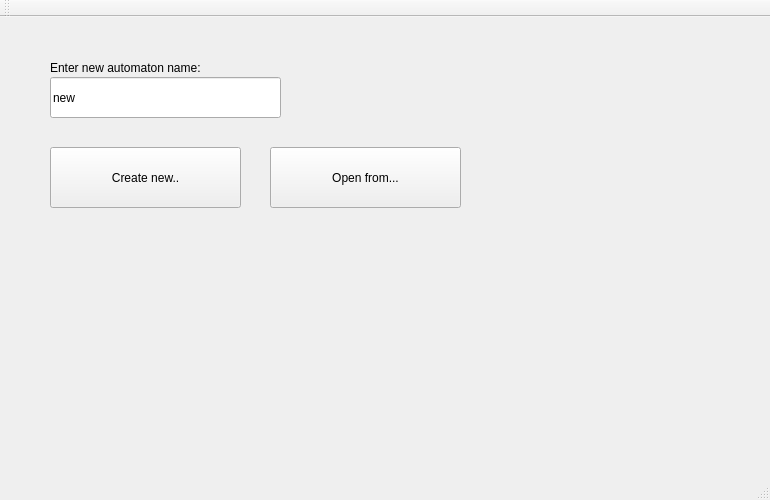
<?xml version="1.0" encoding="UTF-8"?>
<ui version="4.0">
 <class>MainWindow</class>
 <widget class="QMainWindow" name="MainWindow">
  <property name="geometry">
   <rect>
    <x>0</x>
    <y>0</y>
    <width>770</width>
    <height>500</height>
   </rect>
  </property>
  <property name="windowTitle">
   <string>MainWindow</string>
  </property>
  <widget class="QWidget" name="centralWidget">
   <widget class="QLabel" name="label_new_name">
    <property name="geometry">
     <rect>
      <x>50</x>
      <y>40</y>
      <width>231</width>
      <height>21</height>
     </rect>
    </property>
    <property name="text">
     <string>Enter new automaton name:</string>
    </property>
   </widget>
   <widget class="QLineEdit" name="lineEdit_new_name">
    <property name="geometry">
     <rect>
      <x>50</x>
      <y>60</y>
      <width>231</width>
      <height>41</height>
     </rect>
    </property>
    <property name="text">
     <string>new</string>
    </property>
   </widget>
   <widget class="QPushButton" name="pushButton_create_new">
    <property name="geometry">
     <rect>
      <x>50</x>
      <y>130</y>
      <width>191</width>
      <height>61</height>
     </rect>
    </property>
    <property name="text">
     <string>Create new..</string>
    </property>
   </widget>
   <widget class="QPushButton" name="pushButton_open_from">
    <property name="geometry">
     <rect>
      <x>270</x>
      <y>130</y>
      <width>191</width>
      <height>61</height>
     </rect>
    </property>
    <property name="text">
     <string>Open from...</string>
    </property>
   </widget>
  </widget>
  <widget class="QMenuBar" name="menuBar">
   <property name="geometry">
    <rect>
     <x>0</x>
     <y>0</y>
     <width>770</width>
     <height>24</height>
    </rect>
   </property>
  </widget>
  <widget class="QToolBar" name="mainToolBar">
   <attribute name="toolBarArea">
    <enum>TopToolBarArea</enum>
   </attribute>
   <attribute name="toolBarBreak">
    <bool>false</bool>
   </attribute>
  </widget>
  <widget class="QStatusBar" name="statusBar"/>
 </widget>
 <layoutdefault spacing="6" margin="11"/>
 <resources/>
 <connections/>
</ui>
